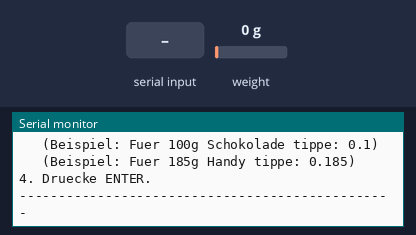
The sketch below on a simulated ESP8266 (NodeMCU). Parts: the last lines printed to the serial monitor. The inputs (shaded band) are chosen by the test bench; at power-on: weight on the scale 0 g.

Above: at 5.2 s.
5.3 s: "90,45\n" received over Serial
At 5.7 s:
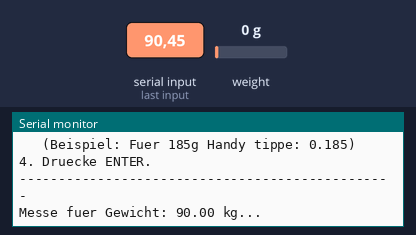
8.3 s: weight on the scale set to 100 g
At 9.5 s:
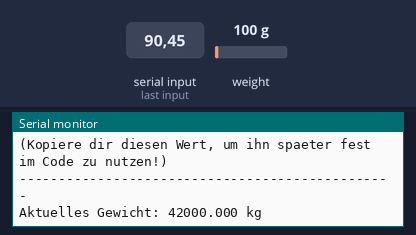
11.3 s: weight on the scale set to 1250 g
At 12.0 s:
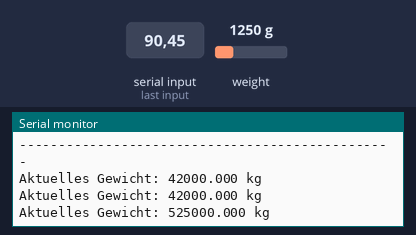

The sketch:

Waegezelle.ino
```cpp
#include "HX711.h"

const int LOADCELL_DOUT_PIN = D2;
const int LOADCELL_SCK_PIN = D3;

HX711 scale;
bool isCalibrated = false;

void setup() {
  Serial.begin(115200);
  delay(2000);

  Serial.println("------------------------------------------------");
  Serial.println("Interaktive Waagen-Kalibrierung (Standard Lib)");
  Serial.println("------------------------------------------------");

  scale.begin(LOADCELL_DOUT_PIN, LOADCELL_SCK_PIN);

  // Rohdaten-Test
  scale.set_scale();

  Serial.println("1. Waage wird genullt (Tara)... Bitte LEER lassen!");
  delay(1000);
  Serial.print("Test");
  scale.tare(); // Setzt die Waage auf 0
  Serial.print("Test1");
  Serial.println("-> Waage ist genullt.");

  Serial.println("\n2. Lege jetzt einen Gegenstand auf (Handy, Wasser, etc.).");
  Serial.println("3. Tippe das Gewicht dieses Gegenstands in KG in die Zeile oben ein.");
  Serial.println("   (Beispiel: Fuer 100g Schokolade tippe: 0.1)");
  Serial.println("   (Beispiel: Fuer 185g Handy tippe: 0.185)");
  Serial.println("4. Druecke ENTER.");
  Serial.println("------------------------------------------------");
}

void loop() {
  // Modus 1: Kalibrierung läuft noch
  if (!isCalibrated) {

    // Warten auf Eingabe im Serial Monitor
    if (Serial.available()) {
      float knownWeight = Serial.parseFloat(); // Liest deine Zahl

      if (knownWeight != 0) {
        Serial.print("Messe fuer Gewicht: ");
        Serial.print(knownWeight);
        Serial.println(" kg...");

        // messen den Durchschnitt von 20 Werten für Genauigkeit
        float measuredVal = scale.get_units(20);

        Serial.print("Gemessener Rohwert: ");
        Serial.println(measuredVal);

        // Berechnung des Faktors: Gemessener Rohwert / Echtes Gewicht
        float newFactor = measuredVal / knownWeight;

        scale.set_scale(newFactor); // Faktor anwenden
        isCalibrated = true;        // Fertig!

        Serial.println("\nERFOLG! Kalibrierung fertig.");
        Serial.print("Dein Kalibrierungs-Faktor ist: ");
        Serial.println(newFactor);
        Serial.println("(Kopiere dir diesen Wert, um ihn spaeter fest im Code zu nutzen!)");
        Serial.println("------------------------------------------------\n");
      }
    }
  }
  // Modus 2: Waage ist fertig eingestellt
  else {
    // Durchschnitt von 10 Messungen für stabile Anzeige
    float weight = scale.get_units(10);

    Serial.print("Aktuelles Gewicht: ");
    Serial.print(weight, 3); // 3 Nachkommastellen
    Serial.println(" kg");

    delay(500);
  }
}
```

Measured:
- after the input at 5.3 s, the serial monitor: prints a new line at once (image 1)
- after the input at 8.3 s, the serial monitor: prints a new line at once (image 2)
- after the input at 11.3 s, the serial monitor: prints a new line at once (image 3)
